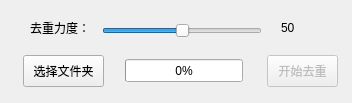
<?xml version="1.0" encoding="UTF-8"?>
<ui version="4.0">
 <class>DupWindow</class>
 <widget class="QMainWindow" name="DupWindow">
  <property name="geometry">
   <rect>
    <x>0</x>
    <y>0</y>
    <width>352</width>
    <height>103</height>
   </rect>
  </property>
  <property name="windowTitle">
   <string>MainWindow</string>
  </property>
  <widget class="QWidget" name="centralwidget">
   <widget class="QSlider" name="horizontalSlider">
    <property name="geometry">
     <rect>
      <x>102</x>
      <y>18</y>
      <width>160</width>
      <height>25</height>
     </rect>
    </property>
    <property name="value">
     <number>50</number>
    </property>
    <property name="orientation">
     <enum>Qt::Horizontal</enum>
    </property>
   </widget>
   <widget class="QLabel" name="label">
    <property name="geometry">
     <rect>
      <x>30</x>
      <y>20</y>
      <width>58</width>
      <height>16</height>
     </rect>
    </property>
    <property name="text">
     <string>去重力度：</string>
    </property>
   </widget>
   <widget class="QLabel" name="label_2">
    <property name="geometry">
     <rect>
      <x>281</x>
      <y>20</y>
      <width>58</width>
      <height>16</height>
     </rect>
    </property>
    <property name="text">
     <string>50</string>
    </property>
   </widget>
   <widget class="QPushButton" name="pushButton">
    <property name="geometry">
     <rect>
      <x>23</x>
      <y>55</y>
      <width>81</width>
      <height>32</height>
     </rect>
    </property>
    <property name="text">
     <string>选择文件夹</string>
    </property>
   </widget>
   <widget class="QPushButton" name="pushButton_2">
    <property name="enabled">
     <bool>false</bool>
    </property>
    <property name="geometry">
     <rect>
      <x>267</x>
      <y>55</y>
      <width>71</width>
      <height>32</height>
     </rect>
    </property>
    <property name="text">
     <string>开始去重</string>
    </property>
   </widget>
   <widget class="QProgressBar" name="progressBar">
    <property name="geometry">
     <rect>
      <x>125</x>
      <y>59</y>
      <width>118</width>
      <height>23</height>
     </rect>
    </property>
    <property name="value">
     <number>0</number>
    </property>
   </widget>
  </widget>
 </widget>
 <resources/>
 <connections>
  <connection>
   <sender>horizontalSlider</sender>
   <signal>valueChanged(int)</signal>
   <receiver>label_2</receiver>
   <slot>setNum(int)</slot>
   <hints>
    <hint type="sourcelabel">
     <x>176</x>
     <y>30</y>
    </hint>
    <hint type="destinationlabel">
     <x>298</x>
     <y>27</y>
    </hint>
   </hints>
  </connection>
 </connections>
</ui>
